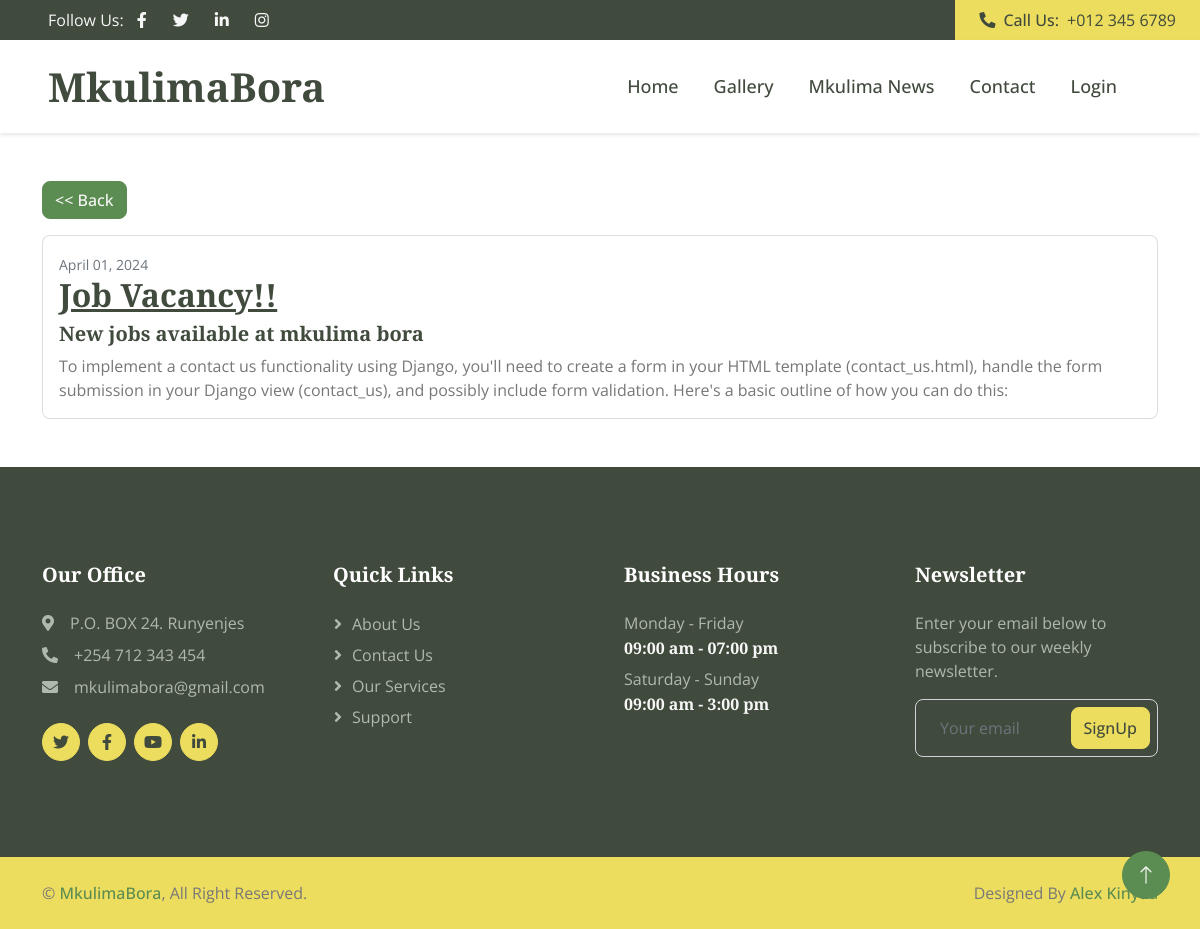
Screenshot of /post/3/ with the database file from the repository.
### news/models.py (models this page shows, shortened)
class Post(models.Model):
    title = models.CharField(max_length=100)
    subtitle = models.CharField(max_length=200, default="", blank=True)
    content = models.TextField()
    date_posted = models.DateTimeField(default=timezone.now)

### news/views.py (the view)
# urls.py: path('post/<int:post_id>/', views.view_post, name='view_post'),
def view_post(request, post_id):
    post = get_object_or_404(Post, pk=post_id)
    return render(request, 'news/post_detail.html', {'post': post})

### news/templates/news/post_detail.html
{% extends "website/base.html" %}
{% block content %}
<div class="container mt-5 wow fadeInUp">
    <a href="{% url 'news' %}" class="btn btn-primary mb-3"><< Back</a>
    <div class="card mb-4">
        <div class="card-body">
            <div class="article-metadata">
                <small class="text-muted">{{ post.date_posted | date:"F d, Y" }}</small>
            </div>
            <h2 class="card-title"><u>{{ post.title }}</u></h2>
            <h5>{{ post.subtitle }}</h5>
            <p class="card-text">{{ post.content }}</p>
        </div>
    </div>
</div>
{% endblock %}

### website/static/css/style.css (style rules this page uses)
:root { --primary: #5B8C51; --secondary: #EDDD5E; --light: #F7F7F7; --dark: #404A3D; }
.btn { transition: .5s; font-weight: 500; }
.btn-primary, .btn-outline-primary:hover { color: var(--light); }

### website/static/css/account.css (style rules this page uses)
.card { background-clip: padding-box; box-shadow: 0 1px 4px rgba(24,28,33,0.012); }

### rows the page displays
Post: date_posted "April 01, 2024", title "Job Vacancy!!", subtitle "New jobs available at mkulima bora", content "To implement a contact us functionality using Django, you'll need to create a form in your HTML template (contact_us.html), handle the form submission in your Django view (contact_us), and possibly include form validation. Here's a basic outline of how you can do this:"
